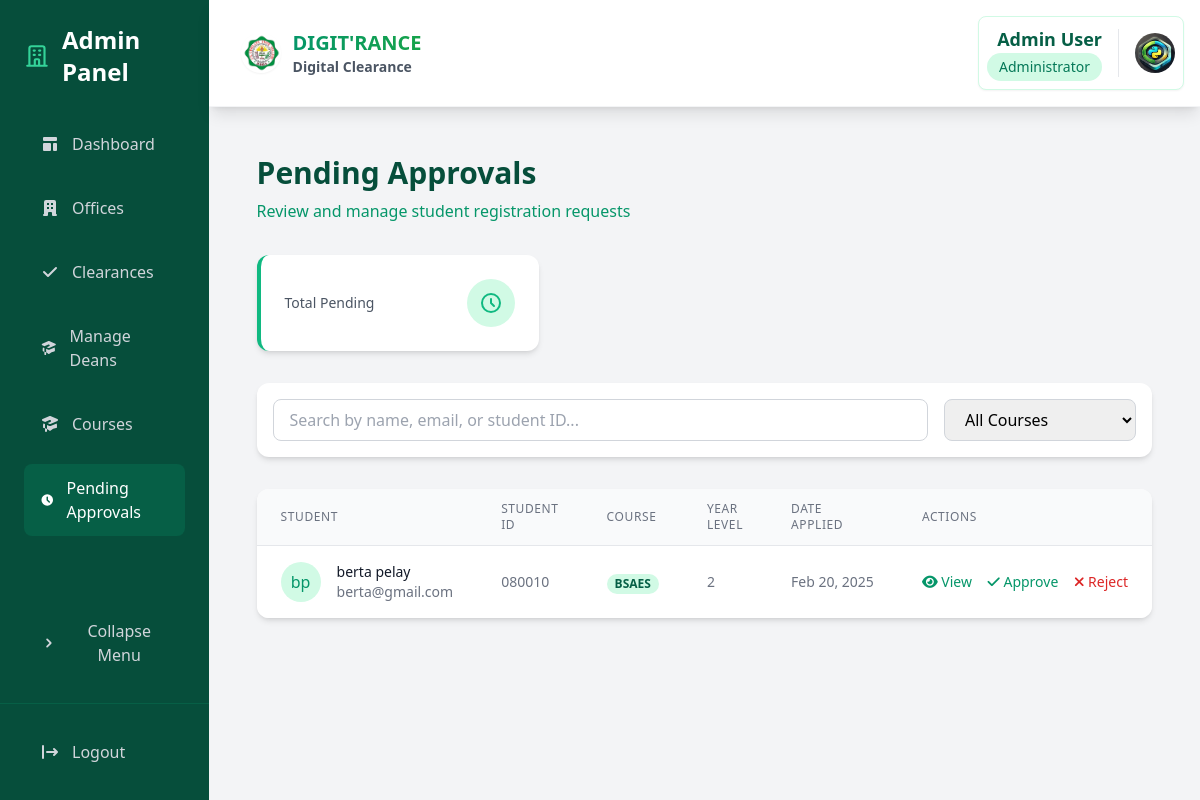
/dashboard/admin/pending-approvals/ (signed in), run on the app's committed database.
### core/models.py (models this page shows, shortened)
class Student(models.Model):
    student_id = models.CharField(max_length=20, unique=True)
    user = models.OneToOneField(User, on_delete=models.CASCADE)
    course = models.ForeignKey(Course, on_delete=models.PROTECT)
    year_level = models.IntegerField()
    is_boarder = models.BooleanField(default=False)
    created_at = models.DateTimeField(auto_now_add=True)
    program_chair = models.ForeignKey(ProgramChair, on_delete=models.SET_NULL, null=True, blank=True, related_name="students")
    dormitory_owner = models.ForeignKey(Staff, on_delete=models.SET_NULL, null=True, blank=True, related_name="students_dorm", limit_choices_to={'is_dormitory_owner': True})
    is_approved = models.BooleanField(default=False)
    approval_date = models.DateTimeField(null=True, blank=True)
    approval_admin = models.ForeignKey(User, on_delete=models.SET_NULL, null=True, blank=True, related_name='approved_students')
    profile_picture = models.ImageField(
        upload_to='student_profiles/',
        null=True,
        blank=True
    )

class Course(models.Model):
    code = models.CharField(max_length=10, unique=True)  # e.g., BSIT, BPED
    name = models.CharField(max_length=100)  # e.g., Bachelor of Science in Information Technology
    dean = models.ForeignKey(Dean, on_delete=models.CASCADE, related_name='courses')
    is_active = models.BooleanField(default=True)  # To mark if course is currently offered
    created_at = models.DateTimeField(auto_now_add=True)
    updated_at = models.DateTimeField(auto_now=True)
    class Meta:
        ordering = ['code']

### core/views.py (the view)
# urls.py: path('dashboard/admin/pending-approvals/', views.admin_pending_approvals, name='admin_pending_approvals'),
@login_required
@user_passes_test(lambda u: u.is_superuser)
def admin_pending_approvals(request):
    pending_students = Student.objects.filter(user__is_active=False)
    context = {
        'pending_students': pending_students,
        'total_pending': pending_students.count(),
    }
    return render(request, 'admin/pending_approvals.html', context)

### core/models.py (called while the page is built)
    def get_profile_picture_url(self):
        if self.profile_picture and hasattr(self.profile_picture, 'url'):
            return self.profile_picture.url
        return static('img/default-profile.png')

### templates/admin/pending_approvals.html (shortened to what this page needs)
{% extends 'base.html' %}
{% load static %}
{% block content %}
<div class="p-6 space-y-8">
    <div class="mb-8">
        <h1 class="text-3xl font-bold text-emerald-900">Pending Approvals</h1>
        <p class="text-emerald-600 mt-2">Review and manage student registration requests</p>
    </div>
    <div class="grid grid-cols-1 md:grid-cols-3 gap-6 mb-8">
        <div class="bg-white rounded-xl shadow-md p-6 border-l-4 border-emerald-500">
            <div class="flex items-center justify-between">
                <div>
                    <p class="text-sm text-gray-600">Total Pending</p>
                </div>
                <div class="p-3 rounded-full bg-emerald-100">
                    <svg class="w-6 h-6 text-emerald-500" fill="none" stroke="currentColor" viewBox="0 0 24 24">
                        <path stroke-linecap="round" stroke-linejoin="round" stroke-width="2" d="M12 8v4l3 3m6-3a9 9 0 11-18 0 9 9 0 0118 0z"></path>
                    </svg>
                </div>
            </div>
        </div>
    </div>
    <div class="bg-white rounded-xl shadow-md p-4 mb-6">
        <div class="flex flex-col md:flex-row gap-4">
            <div class="flex-1">
                <input type="text" id="search"
                       class="w-full px-4 py-2 border border-gray-300 rounded-lg focus:ring-emerald-500 focus:border-emerald-500"
                       placeholder="Search by name, email, or student ID...">
            </div>
            <div class="w-full md:w-48">
                <select id="course-filter"
                        class="w-full px-4 py-2 border border-gray-300 rounded-lg focus:ring-emerald-500 focus:border-emerald-500">
                    <option value="">All Courses</option>
                </select>
            </div>
        </div>
    </div>
    <div class="bg-white rounded-xl shadow-md overflow-hidden">
        <table class="min-w-full divide-y divide-gray-200">
            <thead class="bg-gray-50">
                <tr>
                    <th class="px-6 py-3 text-left text-xs font-medium text-gray-500 uppercase tracking-wider">Student</th>
                    <th class="px-6 py-3 text-left text-xs font-medium text-gray-500 uppercase tracking-wider">Student ID</th>
                    <th class="px-6 py-3 text-left text-xs font-medium text-gray-500 uppercase tracking-wider">Course</th>
                    <th class="px-6 py-3 text-left text-xs font-medium text-gray-500 uppercase tracking-wider">Year Level</th>
                    <th class="px-6 py-3 text-left text-xs font-medium text-gray-500 uppercase tracking-wider">Date Applied</th>
                    <th class="px-6 py-3 text-left text-xs font-medium text-gray-500 uppercase tracking-wider">Actions</th>
                </tr>
            </thead>
            <tbody class="bg-white divide-y divide-gray-200">
                {% for student in pending_students %}
                <tr id="student-row-{{ student.id }}" class="hover:bg-gray-50">
                    <td class="px-6 py-4">
                        <div class="flex items-center">
                            <div class="flex-shrink-0 h-10 w-10">
                                <div class="h-10 w-10 rounded-full bg-emerald-100 flex items-center justify-center">
                                    <span class="text-emerald-600 font-medium">
                                        {{ student.user.first_name|make_list|first }}{{ student.user.last_name|make_list|first }}
                                    </span>
                                </div>
                            </div>
                            <div class="ml-4">
                                <div class="text-sm font-medium text-gray-900">{{ student.user.get_full_name }}</div>
                                <div class="text-sm text-gray-500">{{ student.user.email }}</div>
                            </div>
                        </div>
                    </td>
                    <td class="px-6 py-4 whitespace-nowrap text-sm text-gray-500">
                        {{ student.student_id }}
                    </td>
                    <td class="px-6 py-4">
                        <span class="px-2 inline-flex text-xs leading-5 font-semibold rounded-full bg-emerald-100 text-emerald-800">
                            {{ student.course.code }}
                        </span>
                    </td>
                    <td class="px-6 py-4 whitespace-nowrap text-sm text-gray-500">
                        {{ student.year_level }}
                    </td>
                    <td class="px-6 py-4 whitespace-nowrap text-sm text-gray-500">
                        {{ student.user.date_joined|date:"M d, Y" }}
                    </td>
                    <td class="px-6 py-4 whitespace-nowrap text-sm font-medium">
                        <button onclick="viewDetails('{{ student.id }}')"
                                class="text-emerald-600 hover:text-emerald-900 mr-3">
                            <i class="fas fa-eye"></i> View
                        </button>
                        <button onclick="approveStudent('{{ student.id }}')"
                                class="text-emerald-600 hover:text-emerald-900 mr-3">
                            <i class="fas fa-check"></i> Approve
                        </button>
                        <button onclick="showRejectModal('{{ student.id }}')"
                                class="text-red-600 hover:text-red-900">
                            <i class="fas fa-times"></i> Reject
                        </button>
                    </td>
                </tr>
                {% empty %}
                <tr>
                    <td colspan="6" class="px-6 py-4 text-center text-gray-500">
                        No pending approvals found
                    </td>
                </tr>
                {% endfor %}
            </tbody>
        </table>
    </div>
</div>
{% endblock %}

### templates/components/navbar.html (shortened to what this page needs)
{% load static %}
<header class="bg-white shadow-lg p-4 flex justify-between items-center border-b border-gray-100 sticky top-0 z-50">
    <div class="flex items-center">
        <h1 class="text-xl font-bold flex items-center ml-4 text-gray-800">
            <a href="{% url 'home' %}" class="flex items-center group">
                <img src="{% static 'img/permit_logo.png' %}" alt="JHCSC Logo" class="h-10 w-10 mr-3 rounded-full shadow-sm">
                <div class="flex flex-col">
                    <span class="text-gradient bg-clip-text text-transparent bg-gradient-to-r from-emerald-600 to-green-600 group-hover:from-emerald-700 group-hover:to-green-700 transition-all">
                    </span>
                    <span class="text-sm text-gray-600">Digital Clearance</span>
                </div>
            </a>
        </h1>    </div>
    <div class="flex items-center">
        {% if user.is_authenticated %}
            <div class="bg-white rounded-lg shadow-sm border border-emerald-100 hover:shadow-md transition-all duration-200">
                <div class="flex items-center space-x-4 p-2">
                    <div class="flex flex-col items-end">
                        <span class="font-semibold text-lg text-emerald-800">
                            {% if user.programchair %}
                                {{ user.get_full_name }}
                            {% elif user.student %}
                                {{ user.student.full_name }}
                            {% elif user.staff %}
                                {{ user.get_full_name }}
                            {% else %}
                                {{ user.get_full_name }}
                            {% endif %}
                        </span>
                        <span class="text-sm px-3 py-1 bg-emerald-100 text-emerald-700 rounded-full font-medium">
                            {% if user.programchair %}
                                Program Chair
                            {% elif user.student %}
                                Student
                            {% elif user.staff %}
                                {{ user.staff.office.name }} Staff
                            {% elif user.is_superuser %}
                                Administrator
                            {% endif %}
                        </span>
                    </div>
                    <div class="relative group">
                        {% if user.student %}
                            <img src="{{ user.student.get_profile_picture_url }}"
                                 alt="Profile"
                                 class="w-10 h-10 rounded-full object-cover">
                        {% elif user.programchair %}
                            <img src="{{ user.programchair.get_profile_picture_url }}"
                                 alt="Profile"
                                 class="w-10 h-10 rounded-full object-cover">
                        {% elif user.staff %}
                            <img src="{{ user.staff.get_profile_picture_url }}"
                                 alt="Profile"
                                 class="w-10 h-10 rounded-full object-cover">
                        {% elif user.is_superuser %}
                            {% if user.userprofile %}
                                <img src="{{ user.userprofile.get_profile_picture_url }}"
                                     alt="Profile"
                                     class="w-10 h-10 rounded-full object-cover">
                            {% else %}
                                <img src="{% static 'img/default-profile.png' %}"
                                     alt="Profile"
                                     class="w-10 h-10 rounded-full object-cover">
                            {% endif %}
                        {% endif %}
                    </div>
                </div>
            </div>
        {% endif %}
    </div>
</header>

### templates/components/navbar.html (style rules this page uses)
.text-gradient { background-size: 100%; -webkit-background-clip: text; -moz-background-clip: text; -webkit-text-fill-color: transparent; -moz-text-fill-color: transparent; }

### data on the page
Student: user.first_name|make_list "b", user.last_name|make_list "p", user.get_full_name "berta pelay", user.email "berta@gmail.com", student_id "080010", course.code "BSAES", year_level "2", user.date_joined "Feb 20, 2025"

### other printed values
{{ user.get_full_name }} "Admin User"
